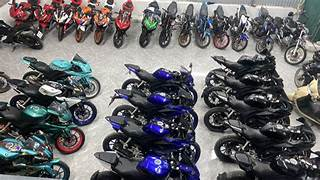
#> input picture data/motorbikes/img02.jpg, 320 x 180 px, found by its file name
$ python task_8.py
#> lines starting #> are read from the running program, lines starting #| are printed output that depends on the picture; after the words box and inside, x2 and y2 are one past the last pixel; in counts of white or black regions, pixels touching at a corner belong together
import cv2 as cv
import numpy as np
import matplotlib.pyplot as plt


img_bgr = cv.imread("data/motorbikes/img02.jpg")
#> img_bgr is the input picture: shape (180, 320, 3); mean B, G, R 104.2, 101.5, 102

if img_bgr is None:
    raise FileNotFoundError("Khong tim thay anh")

print(f"Shape: {img_bgr.shape}")
#| Shape: (180, 320, 3)
print(f"Dtype: {img_bgr.dtype}")
#| Dtype: uint8
print(f"Min max: {img_bgr.min()}/ {img_bgr.max()}")
#| Min max: 0/ 255

cv.imshow("BGR img:", img_bgr)
cv.waitKey(0)
cv.destroyAllWindows()

img_rgb = cv.cvtColor(img_bgr, cv.COLOR_BGR2RGB)
plt.figure(figsize=(8, 5))
plt.imshow(img_rgb)
plt.axis("off")
plt.show()

cv.imwrite("data/raw/processed.jpg", img_bgr)

img_gray = cv.cvtColor(img_bgr, cv.COLOR_BGR2GRAY)
img_hsv = cv.cvtColor(img_bgr, cv.COLOR_BGR2HSV)
#> img_hsv: shape (180, 320, 3); mean H, S, V 74.9, 52, 110.2
img_lab = cv.cvtColor(img_bgr, cv.COLOR_BGR2LAB)
#> img_lab: shape (180, 320, 3); mean of channels 0, 1, 2 106.3, 129.3, 126.7

b, g, r = cv.split(img_bgr)
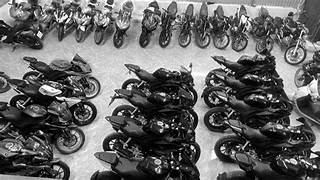
#> r: shape (180, 320); min 0, max 255, mean 102
h, s, v = cv.split(img_hsv)
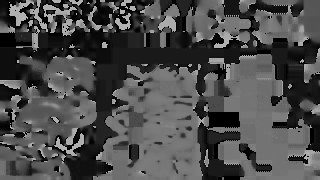
#> h: shape (180, 320); min 0, max 179, mean 74.9
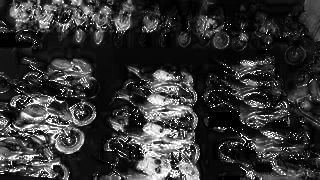
#> s: shape (180, 320); min 0, max 255, mean 52
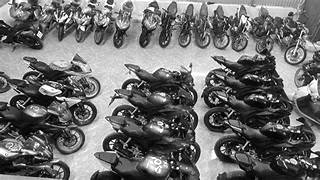
#> v: shape (180, 320); min 0, max 255, mean 110.2

figure, axes = plt.subplots(2, 4, figsize=(16, 8))

titles = ['BGR (wrong)', 'RGB (correct)', 'Grayscale', 'HSV-H channel',
          'Blue ch.', 'Green ch.', 'Red ch.', 'HSV-S channel']
images = [img_bgr, img_rgb, img_gray, h, b, g, r, s]
cmaps = [None, None, 'gray', 'hsv', 'Blues', 'Greens', 'Reds', 'gray']

for ax, title, im, cmap in zip(axes.flat, titles, images, cmaps):
    ax.imshow(im, cmap=cmap)
    ax.set_title(title, fontsize=10)
    ax.axis("off")
#> this loop made 8 passes
#> (title, cmap) on passes 1 to 8: ('BGR (wrong)', None), ('RGB (correct)', None), ('Grayscale', 'gray'), ('HSV-H channel', 'hsv'), ('Blue ch.', 'Blues'), ('Green ch.', 'Greens'), ('Red ch.', 'Reds'), ('HSV-S channel', 'gray')

plt.tight_layout()
plt.savefig("results/color_spaces_comparision.png", dpi=120)
#> figure, not shown here; B, G, R data is drawn as R, G, B
plt.show()

lower_white = np.array([0, 0, 200])
upper_white = np.array([180, 30, 255])
mask_white = cv.inRange(img_hsv, lower_white, upper_white)
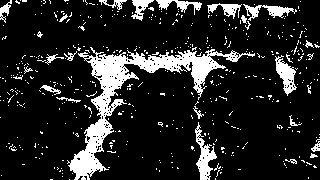
#> mask_white: shape (180, 320); 14.7% white; 467 white regions (444 under 20 px), largest, box (x1, y1, x2, y2) and area: (67, 47, 255, 180) 4451, (195, 122, 217, 180) 499, (275, 55, 297, 96) 411

result = cv.bitwise_and(img_bgr, img_bgr, mask=mask_white)
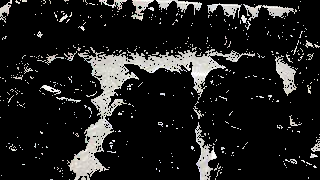
#> result: shape (180, 320, 3); mean B, G, R 31, 31.6, 31.8

fig, axes = plt.subplots(1, 3, figsize=(15, 5))

axes[0].imshow(cv.cvtColor(img_bgr, cv.COLOR_BGR2RGB))
axes[0].set_title("Original")
axes[1].imshow(mask_white, cmap="gray")
axes[1].set_title('Mask (white regions)')
axes[2].imshow(cv.cvtColor(result, cv.COLOR_BGR2RGB))
axes[2].set_title('Masked result')

for ax in axes:
    ax.axis('off')
plt.tight_layout()
plt.savefig('results/color_mask_demo.png', dpi=120)
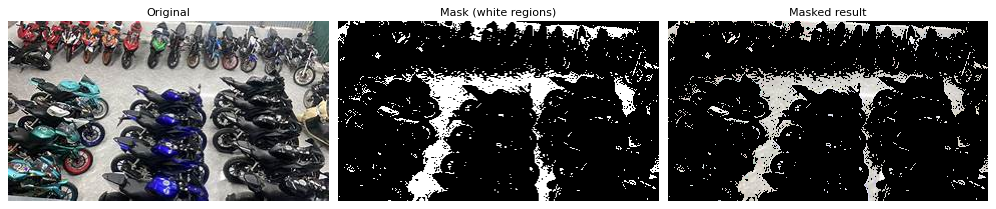
#> figure drawn by matplotlib, 3 panels
plt.show()
